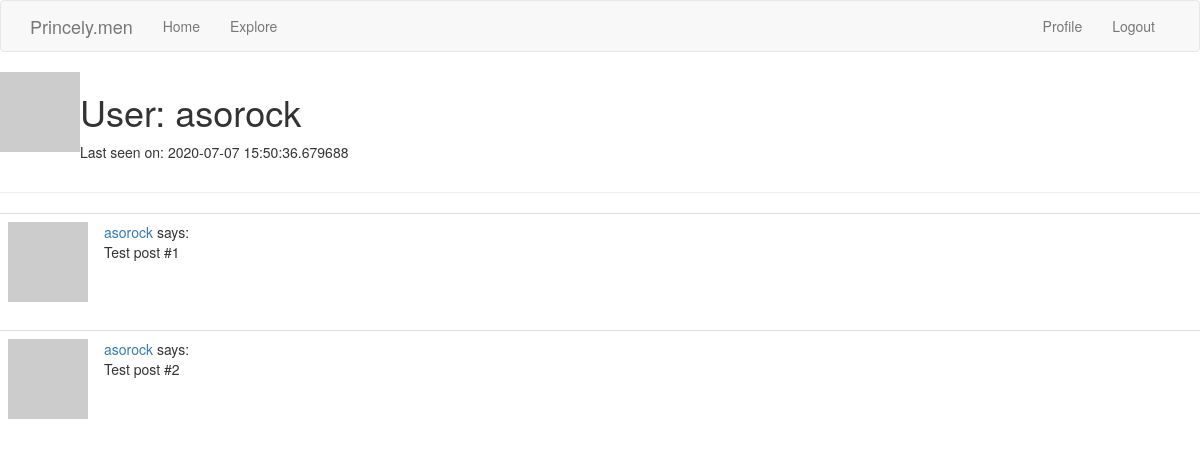
The app's page /user/asorock (signed in) with its own data.
### app/models.py (models this page shows, shortened)
class User(UserMixin, db.Model):
    id = db.Column(db.Integer, primary_key=True)
    firstname = db.Column(db.String(64), index=True, unique=True)
    middlename = db.Column(db.String(64), index=True, unique=True)
    lastname = db.Column(db.String(64), index=True, unique=True)
    dob = db.Column(db.String(64), index=True, unique=True)
    tob = db.Column(db.String(64), index=True, unique=True)
    pob = db.Column(db.String(64), index=True, unique=True)
    mobile = db.Column(db.String(64), index=True, unique=True)
    number_of_questions = db.Column(db.Integer)
    username = db.Column(db.String(64), index=True, unique=True)
    email = db.Column(db.String(120), index=True, unique=True)
    password_hash = db.Column(db.String(128))
    posts = db.relationship('Post', backref='author', lazy='dynamic')
    def avatar(self, size):
        digest = md5(self.email.lower().encode('utf-8')).hexdigest()
        return 'https://www.gravatar.com/avatar/{}?d=identicon&s={}'.format(
            digest, size)
    about_me = db.Column(db.String(140))
    last_seen = db.Column(db.DateTime, default=datetime.utcnow)

### app/users/__init__.py (the view)
@bp.route('/user/<username>')
@login_required
def user(username):
    user = User.query.filter_by(username=username).first_or_404()
    posts = [
        {'author': user, 'body': 'Test post #1'},
        {'author': user, 'body': 'Test post #2'}
    ]
    return render_template('users/user.html', user=user, posts=posts)

### app/models.py (called while the page is built)
@login.user_loader
def load_user(id):
    return User.query.get(int(id))

### app/users/__init__.py (called while the page is built)
@bp.before_request
def before_request():
    if current_user.is_authenticated:
        current_user.last_seen = datetime.utcnow()
        db.session.commit()

### app/templates/users/user.html (shortened to what this page needs)
{% extends "users/base.html" %}
{% block content %}
    <table>
        <tr valign="top">
            <td><img src="{{ user.avatar(128) }}"></td>
            <td>
                <h1>User: {{ user.username }}</h1>
                {% if user.last_seen %}<p>Last seen on: {{ user.last_seen }}</p>{% endif %}
            </td>
        </tr>
    </table>
    <hr>
    {% for post in posts %}
        {% include 'users/_post.html' %}
    {% endfor %}
{% endblock %}

### app/templates/users/_post.html
<table class="table table-hover">
	<tr>
		<td width="70px">
			<a href="{{ url_for('users.user', username=post.author.username) }}">
				<img src="{{ post.author.avatar(70) }}" />
			</a>
		</td>
		<td>
			<a href="{{ url_for('users.user', username=post.author.username) }}">
				{{ post.author.username }}
			</a>
			says:
			<br>
			{{ post.body }}
		</td>
	</tr>
</table>

### records on screen
User: username "asorock", last_seen "2020-07-07 15:50:36.679688", author.username "asorock" "asorock"

### other values on screen
{{ post.body }} "Test post #1" "Test post #2"
